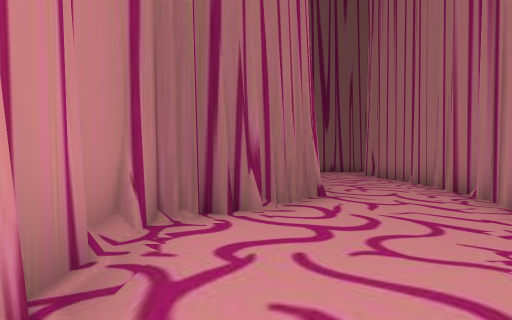
view 1 (above)

17 first-person views from a walk through a scene from a Unity 3-D project. The camera is 1.3 m above the floor, looks level and sees 80° across. The floor is counted in squares, 2 m on a side. Each view is taken from the middle of a square. On the plan, view 1 faces up. The plan holds only what a view shows up to about 10 squares ahead; the rest is blank. The place goes on beyond the plan.

view 2
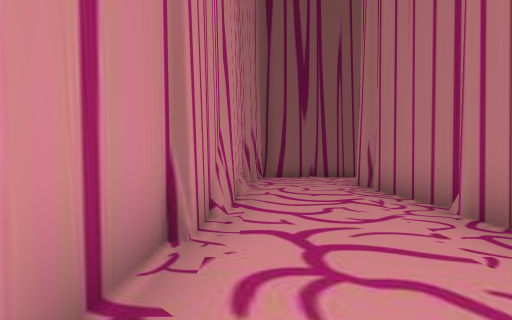

view 3
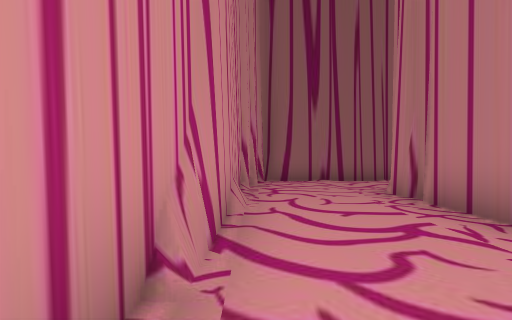

view 4
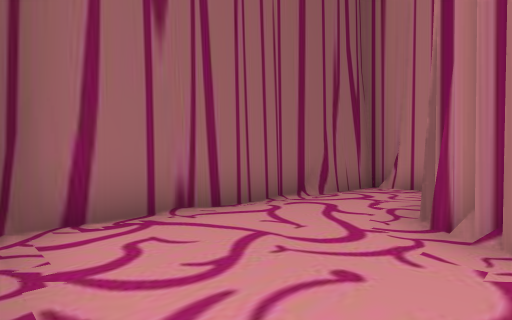

view 5
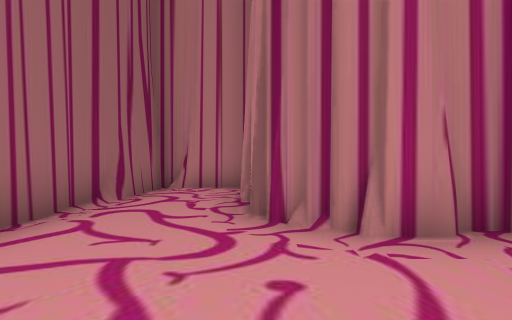

view 6
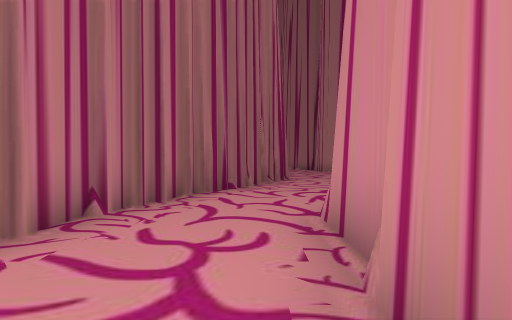

view 7
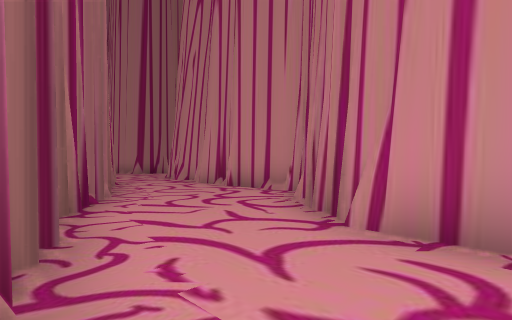

view 8
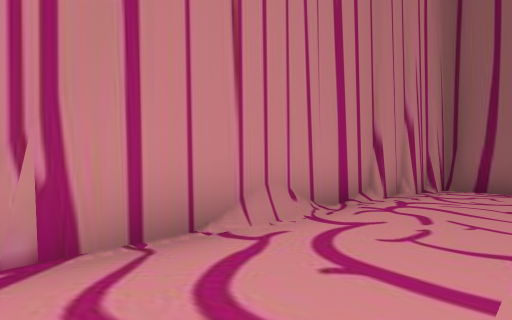

view 9
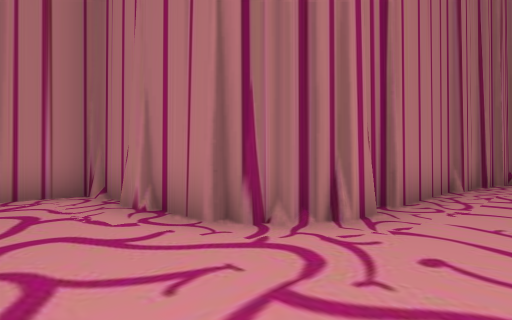

view 10
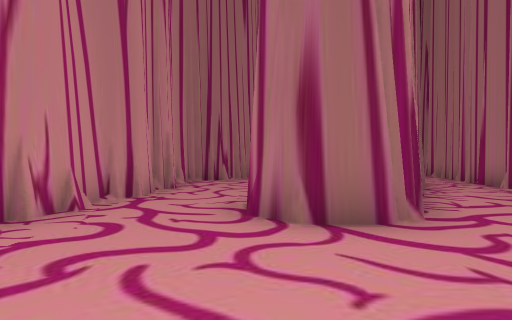

view 11
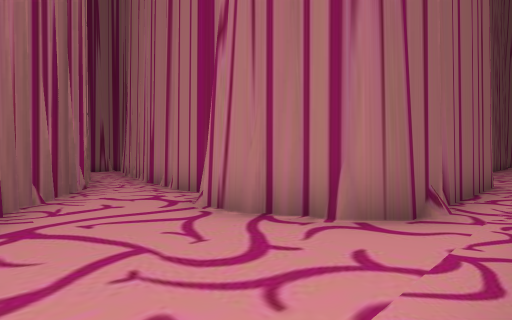

view 12
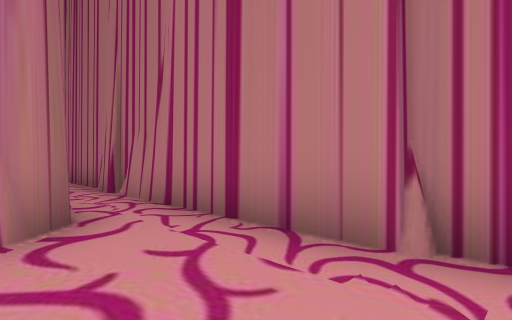

view 13
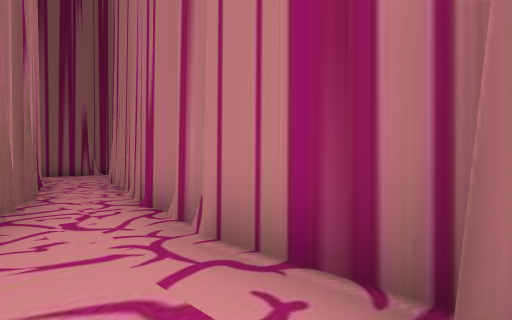

view 14
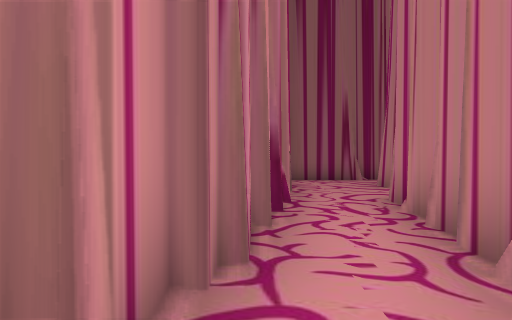

view 15
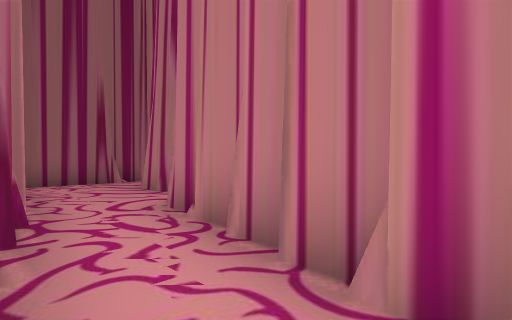

view 16
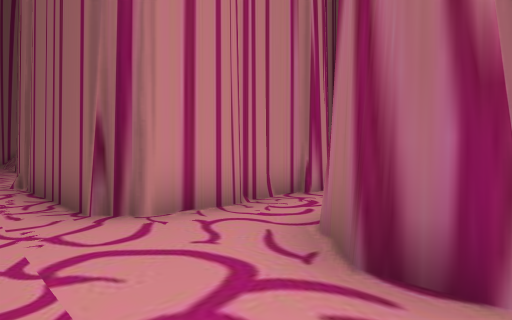

view 17
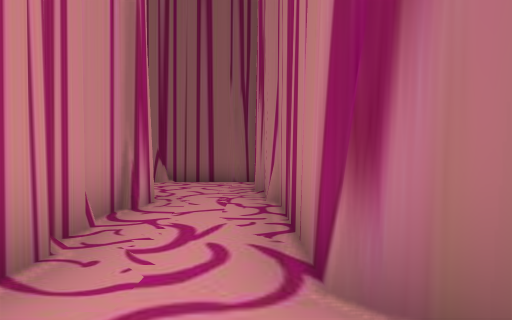

### Floor plan
Key: @ floor where view 1 was taken; # wall or solid block; . floor.
Columns run from 2 left of view 1 to 16 right of it. Each row starts with its distance up from view 1.
 17     ########
 16     #......#
 15    ##......#
 14    #....####
 13    #...#####
 12    #...######
 11    #...# ....
 10    #...# ...#
  9    #...# ...#
  8    #...##...
  7    #...##..
  6   ##..###.#
  5   #...###.#
  4  ##...###.#  ####
  3  #...###.##  ...
  2  #...###.#    ..
  1  #..###..#    ..#
  0 ##@.###..#    #.##
 -1 #..###...#    #..#
 -2 #..###..##    #..#
 -3 #.......#     #..#
 -4  .......##    #..##
 -5   .......######....
 -6    . ..............
 -7      ###########

Where each view was taken, in squares from view 1:
view 1: 0 up, 0 right, facing up
view 2: 5 up, 2 right, facing up
view 3: 7 up, 2 right, facing up
view 4: 13 up, 2 right, facing up-right
view 5: 14 up, 2 right, facing right
view 6: 9 up, 2 right, facing down
view 7: 7 up, 4 right, facing down-left
view 8: 9 up, 4 right, facing up-left
view 9: 16 up, 3 right, facing down-right
view 10: 6 down, 1 right, facing up
view 11: 6 down, 3 right, facing up-right
view 12: 4 down, 3 right, facing down-right
view 13: 2 down, 5 right, facing up-right
view 14: 2 up, 6 right, facing up
view 15: 3 up, 6 right, facing up-right
view 16: 6 down, 16 right, facing up-left
view 17: 5 down, 14 right, facing up
